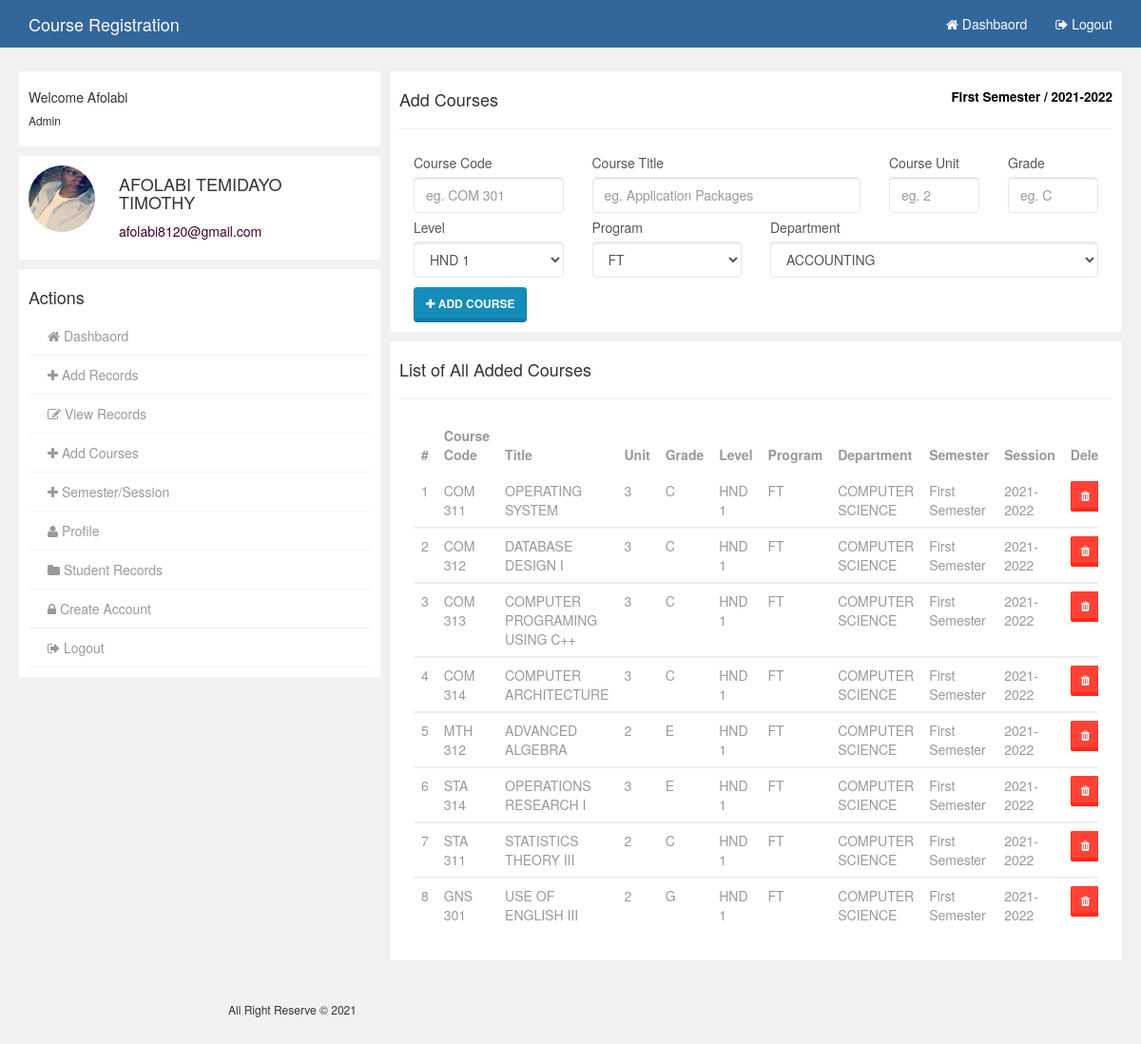
/admin/add_courses.php (signed in), run on the app's committed database.
### tables this page shows
CREATE TABLE IF NOT EXISTS `tblsemester` (
  `id` int(11) NOT NULL AUTO_INCREMENT,
  `semester` varchar(50) NOT NULL,
  `session_from` int(4) NOT NULL,
  `session_to` int(4) NOT NULL,
  `status` varchar(10) NOT NULL,
  PRIMARY KEY (`id`)
);

CREATE TABLE IF NOT EXISTS `tbl_added_courses` (
  `course_code` varchar(50) NOT NULL,
  `title` varchar(255) NOT NULL,
  `unit` varchar(10) NOT NULL,
  `grade` varchar(50) NOT NULL,
  `level` varchar(50) NOT NULL,
  `program` varchar(50) NOT NULL,
  `department` varchar(50) NOT NULL,
  `semester` varchar(50) NOT NULL,
  `session` varchar(50) NOT NULL
);

### admin/add_courses.php (the view, shortened to what this page needs)
<?php
    include_once('includes/config.php');
    if(isset($_SESSION['username'])){
        global $sem, $ses_from, $ses_to;
    }else{
        RedirectTo('index.php');
    }
?>
<!DOCTYPE html>
<html>
<head>
    <link href="../SpryAssets/SpryValidationTextField.css" rel="stylesheet" type="text/css">
</head>
<body>
    <?php include_once('includes/nav.php') ?>
    <section class="container-wrap">
        <div class="container wrap">
            <div class="row">
                <div class="col-md-4 col">
                   <?php include_once('includes/leftside.php') ?>
                </div>
                <div class="col-md-8 col">
                    <div class="gist-status">
                        <div class="row" style="margin: 0px;">
                            <?php
                            $sql = "SELECT * FROM tblsemester WHERE status = 'Open' ";
                            $query_result = mysqli_query($conn, $sql);
                            $result = mysqli_num_rows($query_result);
                            if($result > 0){
                                while($row = mysqli_fetch_assoc($query_result)){
                                    $sem = $row['semester'];
                                    $ses_from = $row['session_from'];
                                    $ses_to = $row['session_to'];
                                }
                            }else{
                                while($row = mysqli_fetch_assoc($query_result)){
                                    $sem = "";
                                    $ses_from = "";
                                    $ses_to = "";
                                }
                            }
                            ?>
                            <?php if($result): ?>
                                <h4>Add Courses<small><strong><span style="color: black;" class="pull-right"><?php echo $sem; ?> / <?php echo $ses_from; ?>-<?php echo $ses_to; ?></span></strong></small></h4>
                            <?php else: ?>
                                <h4>Add Courses<small><strong><span style="color: black;" class="pull-right">No Semester/Session Set</span></strong></small></h4>
                            <?php endif; ?>
                            <hr>
                            <div class="form-group">
                                <form action="add_courses.php" method="POST">
                                    <div class="col-sm-4">
                                    </div>
                                    <div class="col-sm-4">
                                    </div>
                                    <div class="col-sm-4">
                                    </div>
                                    <div class="col-sm-3">
                                        <div class="form-body">
                                            <span id="sprytextfield1">
                                              <label for="Matric">Course Code</label>
                                              <input type="text" name="course_code" id="course_code" class="form-control" placeholder="eg. COM 301">
                                            </span>
                                        </div>
                                    </div>
                                    <div class="col-sm-5">
                                        <div class="form-body">
                                            <span id="sprytextfield2">
                                              <label for="Matric">Course Title</label>
                                              <input type="text" name="course_title" id="course_title" class="form-control" placeholder="eg. Application Packages">
                                            </span>
                                        </div>
                                    </div>
                                    <div class="col-sm-2">
                                        <div class="form-body">
                                            <span id="sprytextfield3">
                                              <label for="Matric">Course Unit</label>
                                              <input type="text" name="course_unit" id="course_unit" class="form-control" maxlength="1" placeholder="eg. 2">
                                            </span>
                                        </div>
                                    </div>
                                    <div class="col-sm-2">
                                        <div class="form-body">
                                            <span id="sprytextfield4">
                                              <label for="Matric">Grade</label>
                                              <input type="text" name="course_grade" id="course_grade" class="form-control" placeholder="eg. C">
                                            </span>
                                        </div>
                                    </div>
                                    <div class="col-sm-3">
                                        <div class="form-body">
                                            <label for="">Level</label>
                                            <select name="level" class="form-control" id="level">
                                            <?php
                                                $sql = "SELECT * FROM tbllevel ORDER BY name ASC";
                                                $query_result = mysqli_query($conn, $sql);
                                                $result = mysqli_num_rows($query_result);
                                                if($result > 0){
                                                  while($row = mysqli_fetch_array($query_result)){
                                            ?>
                                                  <option value="<?php echo $row['name']; ?>"><?php echo $row['name']; ?></option>
                                            <?php
                                                }
                                              }
                                            ?>
                                            </select>
                                        </div>
                                    </div>
                                    <div class="col-sm-3">
                                        <div class="form-body">
                                            <label for="">Program</label>
                                            <select name="program" class="form-control" id="program">
                                                <option value="FT">FT</option>
                                            </select>
                                        </div>
                                    </div>
                                    <div class="col-sm-6">
                                        <div class="form-body">
                                            <label for="">Department</label>
                                            <select name="department" class="form-control" id="department">
                                            <?php
                                                $sql = "SELECT * FROM tbldepartment ORDER BY department ASC";
                                                $query_result = mysqli_query($conn, $sql);
                                                $result = mysqli_num_rows($query_result);
                                                if($result > 0){
                                                  while($row = mysqli_fetch_array($query_result)){
                                            ?>
                                                  <option value="<?php echo $row['department']; ?>"><?php echo $row['department']; ?></option>
                                            <?php
                                                }
                                              }
                                            ?>
                                            </select>
                                        </div>
                                    </div>
                                    <div class="col-sm-12">
                                        <button style="margin-top: 5px;" class="btn btn-primary" type="submit" name="btn_save_course"><i class="fa fa-plus"></i> Add Course</button>
                                    </div>
                                </form>
                            </div>
                        </div>
                    </div>
                    <div class="gist-status">
                        <div class="row" style="margin: 0px;">
                            <h4>List of All Added Courses<small><span class="pull-right"></span></small> </h4>
                            <hr>
                            <div class="col-md-12">
                                <div class="table-responsive">
                                    <table class="table" style="color: #999">
                                        <thead>
                                            <tr>
                                                <th># </th>
                                                <th>Course Code</th>
                                                <th>Title</th>
                                                <th>Unit </th>
                                                <th>Grade</th>
                                                <th>Level</th>
                                                <th>Program</th>
                                                <th>Department</th>
                                                <th>Semester</th>
                                                <th>Session</th>
                                                <th>Delete</th>
                                            </tr>
                                        </thead>
                                        <?php
                                            $i = 0;
                                            $sql = "SELECT * FROM tbl_added_courses ORDER BY department ASC";
                                            $query_result = mysqli_query($conn, $sql);
                                            $result = mysqli_num_rows($query_result);
                                            if($result > 0){
                                                while($row = mysqli_fetch_array($query_result)){
                                                    $i++;
                                        ?>
                                        <tbody>
                                            <tr>
                                                <td><?php echo $i; ?></td>
                                                <td><?php echo $row['course_code']; ?></td>
                                                <td><?php echo $row['title']; ?></td>
                                                <td><?php echo $row['unit']; ?></td>
                                                <td><?php echo $row['grade']; ?></td>
                                                <td><?php echo $row['level']; ?></td>
                                                <td><?php echo $row['program']; ?></td>
                                                <td><?php echo $row['department']; ?></td>
                                                <td><?php echo $row['semester']; ?></td>
                                                <td><?php echo $row['session']; ?></td>
                                                <td>
                                                    <form action="add_courses.php" method="POST">
                                                        <span style="color: red; font-size: 16px;">
                                                        <button class="btn btn-danger btn-sm" type="submit" name="btn_delete" onclick="return confirm('Delete this Record?')"><i class="fa fa-trash"></i></button>
                                                    </form>
                                                </td>
                                            </tr>
                                        <?php
                                            }
                                        }
                                        ?>
                                        </tbody>
                                    </table>
                                </div>
                            </div>
                        </div>
                    </div>
            </div>
        </div>
    </section>
    <?php include_once('includes/footer.php') ?>
</body>
</html>

### assets/css/user.css (style rules this page uses)
body { background:rgb(241,241,241); }
.container-wrap { margin-top: 70px; }
.col { padding:5px; }
.gist-status { padding:10px; background:#fff; margin-bottom: 10px; }
.form-body { margin-bottom:5px; }

### data on the page
tblsemester: semester "First Semester", session_from "2021", session_to "2022"
tbl_added_courses: course_code "COM 311", title "OPERATING SYSTEM", unit "3", grade "C", level "HND 1", program "FT", department "COMPUTER SCIENCE", semester "First Semester", session "2021-2022"
tbl_added_courses: course_code "COM 312", title "DATABASE DESIGN I", unit "3", grade "C", level "HND 1", program "FT", department "COMPUTER SCIENCE", semester "First Semester", session "2021-2022"
tbl_added_courses: course_code "COM 313", title "COMPUTER PROGRAMING USING C++", unit "3", grade "C", level "HND 1", program "FT", department "COMPUTER SCIENCE", semester "First Semester", session "2021-2022"
tbl_added_courses: course_code "COM 314", title "COMPUTER ARCHITECTURE", unit "3", grade "C", level "HND 1", program "FT", department "COMPUTER SCIENCE", semester "First Semester", session "2021-2022"
tbl_added_courses: course_code "MTH 312", title "ADVANCED ALGEBRA", unit "2", grade "E", level "HND 1", program "FT", department "COMPUTER SCIENCE", semester "First Semester", session "2021-2022"
tbl_added_courses: course_code "STA 314", title "OPERATIONS RESEARCH I", unit "3", grade "E", level "HND 1", program "FT", department "COMPUTER SCIENCE", semester "First Semester", session "2021-2022"
tbl_added_courses: course_code "STA 311", title "STATISTICS THEORY III", unit "2", grade "C", level "HND 1", program "FT", department "COMPUTER SCIENCE", semester "First Semester", session "2021-2022"
tbl_added_courses: course_code "GNS 301", title "USE OF ENGLISH III", unit "2", grade "G", level "HND 1", program "FT", department "COMPUTER SCIENCE", semester "First Semester", session "2021-2022"

### other printed values
$_SESSION['username'] "Afolabi"
$_SESSION['fullname'] "AFOLABI TEMIDAYO TIMOTHY"
$_SESSION['email'] "afolabi8120@gmail.com"
form field level "HND 1"
form field department "ACCOUNTING"
